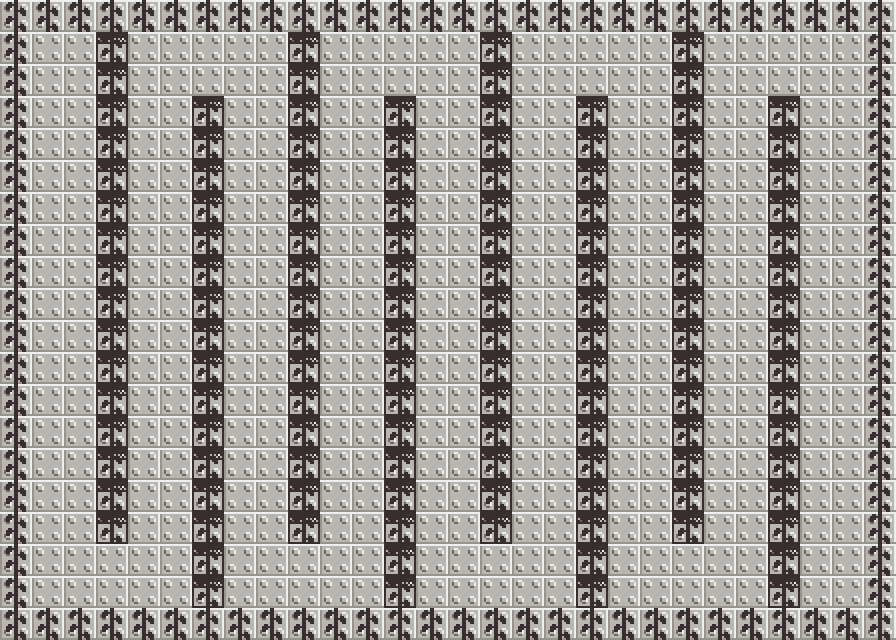

This game map was drawn from its Tiled (.tmx) file and the tilesets committed beside it. A one-line description and the trimmed map source follow:
An orthogonal 28x20 tile map with 32x32 px tiles, 2 tile layers (Maze, Collision) and 9 objects (7x Enemy, Player, Goal).

<map version="1.0.0" orientation="orthogonal" renderorder="right-down" width="28" height="20" tilewidth="32" tileheight="32" nextobjectid="10">
 <tileset firstgid="1" name="SimpleGraphics32" tilewidth="32" tileheight="32" tilecount="40" columns="8">
  <image source="simpleGraphics_tiles32x32_0.png" width="256" height="160" />
 </tileset>
 <layer name="Maze" width="28" height="20">
  <data>[560 cells, 560 non-empty, 1 distinct tile ids]</data>
 </layer>
 <objectgroup name="Objects">
  <object id="1" name="Player" type="Player" x="73" y="87" />
  <object id="2" name="Goal" type="Goal" x="833" y="579" />
  <object id="3" name="Enemy" type="Enemy" x="830" y="122" />
  <object id="4" name="Enemy" type="Enemy" x="172" y="484" />
  <object id="5" name="Enemy" type="Enemy" x="637" y="402" />
  <object id="6" name="Enemy" type="Enemy" x="265" y="124" />
  <object id="7" name="Enemy" type="Enemy" x="358" y="448" />
  <object id="8" name="Enemy" type="Enemy" x="449" y="372" />
  <object id="9" name="Enemy" type="Enemy" x="67" y="332" />
 </objectgroup>
 <layer name="Collision" width="28" height="20">
  <data>[560 cells, 220 non-empty, 2 distinct tile ids]</data>
 </layer>
</map>
